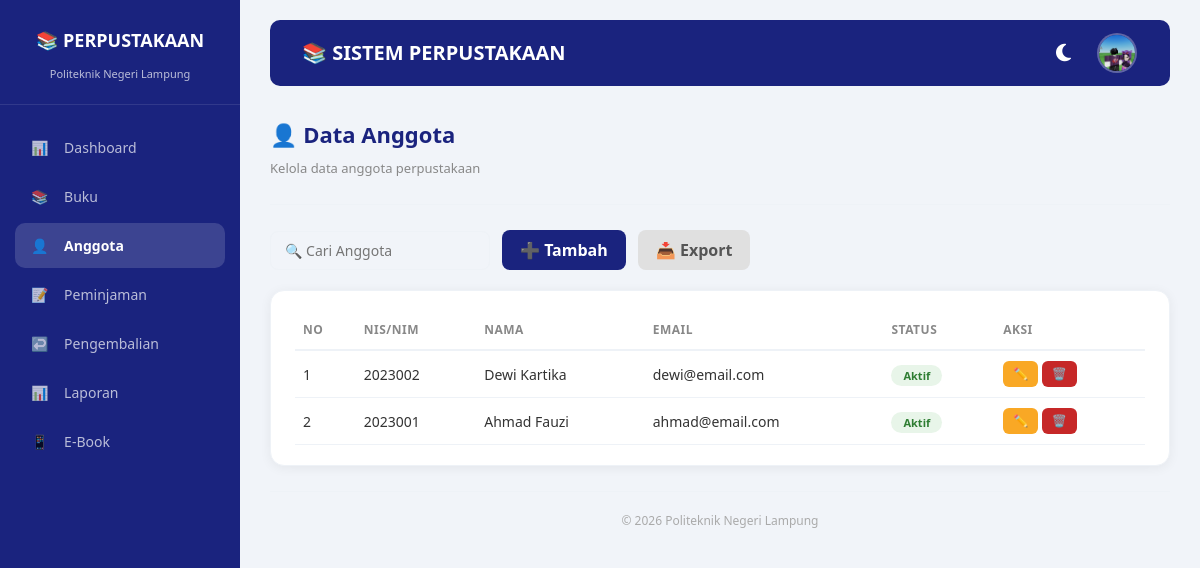
Screenshot of /views/anggota/index.php (signed in) with the database file from the repository.
### tables this page shows
CREATE TABLE `anggota` (
  `anggota_id` int(11) NOT NULL,
  `nis_nim` varchar(20) NOT NULL,
  `nama_lengkap` varchar(100) NOT NULL,
  `email` varchar(100) NOT NULL,
  `no_telepon` varchar(15) DEFAULT NULL,
  `alamat` text DEFAULT NULL,
  `jenis_kelamin` enum('L','P') DEFAULT NULL,
  `tanggal_daftar` date NOT NULL,
  `status_aktif` enum('aktif','nonaktif','blokir') NOT NULL DEFAULT 'aktif',
  `created_at` timestamp NULL DEFAULT current_timestamp()
);

### views/anggota/index.php (the view, shortened to what this page needs)
<?php
require_once '../../config/database.php';
$sql = "SELECT * FROM anggota ORDER BY anggota_id DESC";
$stmt = $pdo->query($sql);
$anggota = $stmt->fetchAll();
?>
<!DOCTYPE html>
<html lang="id" id="html">
<head>
    <link rel="stylesheet" href="https://cdn.jsdelivr.net/npm/bootstrap@5.3.0/dist/css/bootstrap.min.css">
    <link rel="stylesheet" href="https://cdnjs.cloudflare.com/ajax/libs/font-awesome/6.4.0/css/all.min.css">
    <link rel="stylesheet" href="../../assets/css/style.css">
</head>
<body id="body">
<div class="sidebar">
    <div class="brand">
        <h3>📚 PERPUSTAKAAN</h3>
        <small>Politeknik Negeri Lampung</small>
    </div>
    <ul class="menu">
        <li onclick="location.href='../../index.php'"><span class="icon">📊</span> <span>Dashboard</span></li>
        <li onclick="location.href='../buku/index.php'"><span class="icon">📚</span> <span>Buku</span></li>
        <li class="active"><span class="icon">👤</span> <span>Anggota</span></li>
        <li onclick="location.href='../peminjaman/index.php'"><span class="icon">📝</span> <span>Peminjaman</span></li>
        <li onclick="location.href='../pengembalian/index.php'"><span class="icon">↩️</span> <span>Pengembalian</span></li>
        <li onclick="location.href='../laporan/index.php'"><span class="icon">📊</span> <span>Laporan</span></li>
        <li onclick="location.href='../buku_digital.php'"><span class="icon">📱</span> <span>E-Book</span></li>
    </ul>
</div>
<div class="main-content">
    <nav class="navbar navbar-dark navbar-custom">
        <div class="container-fluid">
            <span class="navbar-brand">📚 SISTEM PERPUSTAKAAN</span>
            <div class="user-info">
                <button class="theme-toggle" id="themeToggle" title="Toggle Dark/Light Mode">
                    <i class="fas fa-moon"></i>
                </button>
                <div class="dropdown dropdown-profile">
                    <button class="btn p-0 dropdown-toggle" type="button" data-bs-toggle="dropdown" aria-expanded="false">
                        <div class="preview-avatar">
                            <?php
                            $user_id = $_SESSION['user_id'];
                            $foto_path = '../../upload/foto_admin/' . $user_id . '.jpg';
                            if (file_exists($foto_path)): ?>
                                <img src="<?= $foto_path ?>" alt="Foto Profil">
                            <?php else: ?>
                                <?= strtoupper(substr($_SESSION['nama_lengkap'], 0, 1)) ?>
                            <?php endif; ?>
                        </div>
                    </button>
                </div>
            </div>
        </div>
    </nav>
    <div class="top-header">
        <div class="page-title">
            <h2>👤 Data Anggota</h2>
            <small>Kelola data anggota perpustakaan</small>
        </div>
    </div>
    <div class="toolbar">
        <input type="text" placeholder="🔍 Cari Anggota" id="searchInput" onkeyup="searchTable()">
        <a href="tambah.php" class="btn-primary">➕ Tambah</a>
        <a href="#" class="btn-secondary">📥 Export</a>
    </div>
    <div class="card-custom">
        <table class="table-custom" id="anggotaTable">
            <thead>
                <tr>
                    <th>No</th>
                    <th>NIS/NIM</th>
                    <th>Nama</th>
                    <th>Email</th>
                    <th>Status</th>
                    <th>Aksi</th>
                </tr>
            </thead>
            <tbody>
                <?php if (count($anggota) > 0): ?>
                    <?php $no = 1; foreach ($anggota as $row): ?>
                    <tr>
                        <td><?= $no++ ?></td>
                        <td><?= htmlspecialchars($row['nis_nim']) ?></td>
                        <td><?= htmlspecialchars($row['nama_lengkap']) ?></td>
                        <td><?= htmlspecialchars($row['email']) ?></td>
                        <td>
                            <?php
                            $badge = 'success'; $label = 'Aktif';
                            ?>
                            <span class="badge-status <?= $badge ?>"><?= $label ?></span>
                        </td>
                        <td>
                            <a href="edit.php?id=<?= $row['anggota_id'] ?>" class="btn-sm btn-warning">✏️</a>
                            <a href="hapus.php?id=<?= $row['anggota_id'] ?>" class="btn-sm btn-danger" onclick="return confirm('Yakin hapus?')">🗑️</a>
                        </td>
                    </tr>
                    <?php endforeach; ?>
                <?php else: ?>
                    <tr><td colspan="6" class="text-center">Belum ada data anggota</td></tr>
                <?php endif; ?>
            </tbody>
        </table>
    </div>
    <div style="text-align:center; color:#aaa; font-size:12px; padding:20px 0 10px 0; border-top:1px solid var(--border-color); margin-top:20px;">
        &copy; 2026 Politeknik Negeri Lampung
    </div>
</div>
</body>
</html>

### assets/css/style.css (style rules this page uses)
* { margin: 0; padding: 0; box-sizing: border-box; }
body { font-family: 'Segoe UI', Tahoma, Geneva, Verdana, sans-serif; background: #f1f4f9; }
.sidebar { position: fixed; top: 0; left: 0; width: 240px; height: 100%; background: #1a237e; color: #fff; padding: 20px 0; overflow-y: auto; z-index: 1000; }
.sidebar .brand { text-align: center; padding: 10px 0 20px 0; border-bottom: 1px solid rgba(255,255,255,0.1); margin-bottom: 20px; }
.sidebar .brand h3 { font-size: 18px; font-weight: 700; }
.sidebar .brand small { font-size: 11px; opacity: 0.7; }
.sidebar .menu { list-style: none; padding: 0 15px; }
.sidebar .menu li { padding: 12px 16px; margin: 4px 0; border-radius: 10px; font-size: 14px; cursor: pointer; transition: 0.3s; color: rgba(255,255,255,0.7); }
.sidebar .menu li.active { background: rgba(255,255,255,0.15); color: #fff; font-weight: 600; }
.sidebar .menu li .icon { margin-right: 12px; }
.main-content { margin-left: 240px; padding: 20px 30px; min-height: 100vh; }
.top-header { display: flex; justify-content: space-between; align-items: center; padding: 15px 0 25px 0; border-bottom: 1px solid #e8ecf1; margin-bottom: 25px; }
.top-header .page-title h2 { font-size: 22px; font-weight: 700; color: #1a237e; }
.top-header .page-title small { font-size: 13px; color: #888; }
.card-custom { background: #fff; border-radius: 14px; padding: 20px 24px; box-shadow: 0 2px 12px rgba(0,0,0,0.06); margin-bottom: 25px; }
.table-custom { width: 100%; border-collapse: collapse; font-size: 14px; }
.table-custom thead th { text-align: left; padding: 12px 10px; border-bottom: 2px solid #e8ecf1; color: #555; font-weight: 600; font-size: 12px; text-transform: uppercase; letter-spacing: 0.5px; }
.table-custom tbody td { padding: 12px 10px; border-bottom: 1px solid #f0f2f5; }
.badge-status { padding: 4px 14px; border-radius: 20px; font-size: 12px; font-weight: 600; }
.badge-status.success { background: #e8f5e9; color: #2e7d32; }
.btn-primary { background: #1a237e; color: #fff; }
.btn-warning { background: #f9a825; color: #fff; }
.btn-danger { background: #c62828; color: #fff; }
.btn-secondary { background: #e0e0e0; color: #555; }
.btn-sm { padding: 5px 12px; font-size: 12px; }
.toolbar { display: flex; gap: 12px; margin-bottom: 20px; flex-wrap: wrap; align-items: center; }
.toolbar input { padding: 8px 14px; border: 1.5px solid #dde1e9; border-radius: 8px; font-size: 14px; width: 220px; background: #fafbfc; }

### rows the page displays
anggota: nis_nim "2023002", nama_lengkap "Dewi Kartika", email "dewi@email.com", label "Aktif"
anggota: nis_nim "2023001", nama_lengkap "Ahmad Fauzi", email "ahmad@email.com", label "Aktif"
